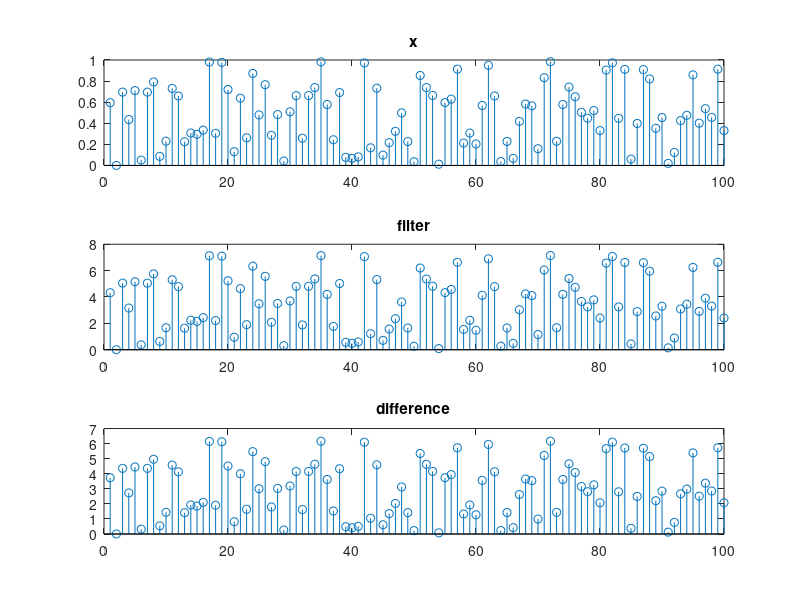

Write the MATLAB code that produced this figure.
clear all

x=rand(1,100);
y=zeros(1,100);
M=100;
N=5;
a=[1 1.6 2.28 1.325 0.68];
b=[0.06 0.19 0.27 -0.26 0.12];

for j = 1:M
w1=0;
    for i = 1:N 
        w1 = a(i).*x(j) + w1;
    end
    for i = 1:N 
        w1 = b(i).*x(j) + w1;
    end
    y(j)=w1;
end    
subplot(3,1,1); 
stem(x);title('x')
subplot(3,1,2);
stem(y);title('filter')
subplot(3,1,3);
stem(y-x);title('difference')

